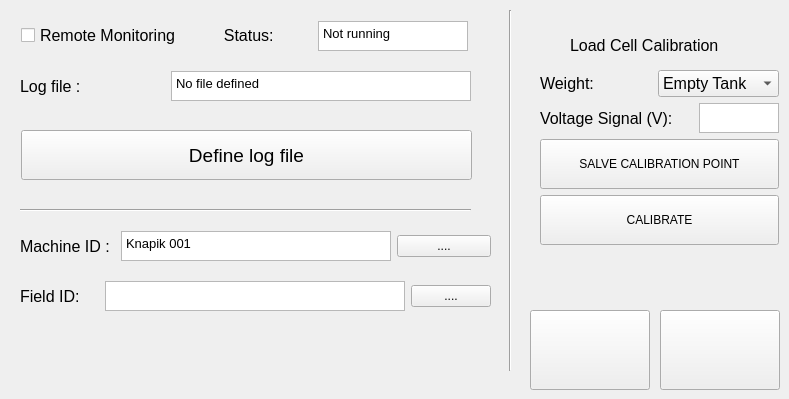
  <widget class="QWidget" name="aux">
   <attribute name="title">
    <string>    CONFIG   02 </string>
   </attribute>
   <widget class="QPushButton" name="bt_back_conf">
    <property name="geometry">
     <rect>
      <x>530</x>
      <y>310</y>
      <width>120</width>
      <height>80</height>
     </rect>
    </property>
    <property name="minimumSize">
     <size>
      <width>120</width>
      <height>80</height>
     </size>
    </property>
    <property name="maximumSize">
     <size>
      <width>120</width>
      <height>80</height>
     </size>
    </property>
    <property name="font">
     <font>
      <pointsize>14</pointsize>
     </font>
    </property>
    <property name="text">
     <string/>
    </property>
    <property name="icon">
     <iconset>
      <normaloff>back.png</normaloff>back.png</iconset>
    </property>
    <property name="iconSize">
     <size>
      <width>64</width>
      <height>64</height>
     </size>
    </property>
   </widget>
   <widget class="QWidget" name="layoutWidget_4">
    <property name="geometry">
     <rect>
      <x>20</x>
      <y>70</y>
      <width>451</width>
      <height>32</height>
     </rect>
    </property>
    <layout class="QHBoxLayout" name="horizontalLayout_6">
     <item>
      <widget class="QLabel" name="label_40">
       <property name="font">
        <font>
         <pointsize>12</pointsize>
        </font>
       </property>
       <property name="text">
        <string>Log file :</string>
       </property>
      </widget>
     </item>
     <item>
      <widget class="QPlainTextEdit" name="ql_logfile">
       <property name="minimumSize">
        <size>
         <width>250</width>
         <height>0</height>
        </size>
       </property>
       <property name="maximumSize">
        <size>
         <width>300</width>
         <height>30</height>
        </size>
       </property>
       <property name="font">
        <font>
         <pointsize>10</pointsize>
        </font>
       </property>
       <property name="plainText">
        <string>No file defined</string>
       </property>
      </widget>
     </item>
    </layout>
   </widget>
   <widget class="QWidget" name="layoutWidget_5">
    <property name="geometry">
     <rect>
      <x>21</x>
      <y>20</y>
      <width>447</width>
      <height>32</height>
     </rect>
    </property>
    <layout class="QHBoxLayout" name="horizontalLayout_15">
     <item>
      <widget class="QCheckBox" name="cb_remote">
       <property name="font">
        <font>
         <pointsize>12</pointsize>
        </font>
       </property>
       <property name="text">
        <string>Remote Monitoring           Status:</string>
       </property>
      </widget>
     </item>
     <item>
      <widget class="QPlainTextEdit" name="ql_remote_status">
       <property name="minimumSize">
        <size>
         <width>150</width>
         <height>0</height>
        </size>
       </property>
       <property name="maximumSize">
        <size>
         <width>100</width>
         <height>30</height>
        </size>
       </property>
       <property name="font">
        <font>
         <pointsize>10</pointsize>
        </font>
       </property>
       <property name="plainText">
        <string>Not running</string>
       </property>
      </widget>
     </item>
    </layout>
   </widget>
   <widget class="Line" name="line_4">
    <property name="geometry">
     <rect>
      <x>20</x>
      <y>200</y>
      <width>451</width>
      <height>20</height>
     </rect>
    </property>
    <property name="orientation">
     <enum>Qt::Horizontal</enum>
    </property>
   </widget>
   <widget class="QWidget" name="layoutWidget_8">
    <property name="geometry">
     <rect>
      <x>20</x>
      <y>230</y>
      <width>471</width>
      <height>32</height>
     </rect>
    </property>
    <layout class="QHBoxLayout" name="horizontalLayout_10">
     <item>
      <widget class="QLabel" name="label_41">
       <property name="font">
        <font>
         <pointsize>12</pointsize>
        </font>
       </property>
       <property name="text">
        <string>Machine ID :</string>
       </property>
      </widget>
     </item>
     <item>
      <widget class="QPlainTextEdit" name="ql_machine_id">
       <property name="minimumSize">
        <size>
         <width>250</width>
         <height>0</height>
        </size>
       </property>
       <property name="maximumSize">
        <size>
         <width>270</width>
         <height>30</height>
        </size>
       </property>
       <property name="font">
        <font>
         <pointsize>10</pointsize>
        </font>
       </property>
       <property name="plainText">
        <string>Knapik 001</string>
       </property>
      </widget>
     </item>
     <item>
      <widget class="QPushButton" name="kbd">
       <property name="text">
        <string>....</string>
       </property>
      </widget>
     </item>
    </layout>
   </widget>
   <widget class="QWidget" name="layoutWidget_9">
    <property name="geometry">
     <rect>
      <x>20</x>
      <y>280</y>
      <width>471</width>
      <height>32</height>
     </rect>
    </property>
    <layout class="QHBoxLayout" name="horizontalLayout_18">
     <item>
      <widget class="QLabel" name="label_42">
       <property name="font">
        <font>
         <pointsize>12</pointsize>
        </font>
       </property>
       <property name="text">
        <string>Field ID:</string>
       </property>
      </widget>
     </item>
     <item>
      <widget class="QPlainTextEdit" name="ql_field_id">
       <property name="minimumSize">
        <size>
         <width>250</width>
         <height>0</height>
        </size>
       </property>
       <property name="maximumSize">
        <size>
         <width>300</width>
         <height>30</height>
        </size>
       </property>
       <property name="font">
        <font>
         <pointsize>10</pointsize>
        </font>
       </property>
       <property name="plainText">
        <string/>
       </property>
      </widget>
     </item>
     <item>
      <widget class="QPushButton" name="kbd1">
       <property name="text">
        <string>....</string>
       </property>
      </widget>
     </item>
    </layout>
   </widget>
   <widget class="QLabel" name="label_43">
    <property name="geometry">
     <rect>
      <x>570</x>
      <y>30</y>
      <width>181</width>
      <height>30</height>
     </rect>
    </property>
    <property name="font">
     <font>
      <pointsize>12</pointsize>
     </font>
    </property>
    <property name="text">
     <string>Load Cell Calibration</string>
    </property>
   </widget>
   <widget class="Line" name="line_6">
    <property name="geometry">
     <rect>
      <x>490</x>
      <y>10</y>
      <width>41</width>
      <height>361</height>
     </rect>
    </property>
    <property name="orientation">
     <enum>Qt::Vertical</enum>
    </property>
   </widget>
   <widget class="QWidget" name="layoutWidget">
    <property name="geometry">
     <rect>
      <x>540</x>
      <y>70</y>
      <width>239</width>
      <height>179</height>
     </rect>
    </property>
    <layout class="QVBoxLayout" name="verticalLayout_2">
     <item>
      <layout class="QHBoxLayout" name="horizontalLayout_17">
       <item>
        <widget class="QLabel" name="lb_cal">
         <property name="font">
          <font>
           <pointsize>12</pointsize>
          </font>
         </property>
         <property name="text">
          <string>Weight:</string>
         </property>
        </widget>
       </item>
       <item>
        <widget class="QComboBox" name="list_cal_wgt">
         <property name="font">
          <font>
           <pointsize>12</pointsize>
          </font>
         </property>
         <item>
          <property name="text">
           <string>Empty Tank</string>
          </property>
         </item>
         <item>
          <property name="text">
           <string>Tank + 5kg </string>
          </property>
         </item>
         <item>
          <property name="text">
           <string>Tank + 10 kg</string>
          </property>
         </item>
         <item>
          <property name="text">
           <string>Tank + 15 kg</string>
          </property>
         </item>
        </widget>
       </item>
      </layout>
     </item>
     <item>
      <layout class="QHBoxLayout" name="horizontalLayout_19">
       <item>
        <widget class="QLabel" name="label_44">
         <property name="font">
          <font>
           <pointsize>12</pointsize>
          </font>
         </property>
         <property name="text">
          <string>Voltage Signal (V):</string>
         </property>
        </widget>
       </item>
       <item>
        <widget class="QPlainTextEdit" name="qd_voltage_cal">
         <property name="minimumSize">
          <size>
           <width>30</width>
           <height>0</height>
          </size>
         </property>
         <property name="maximumSize">
          <size>
           <width>80</width>
           <height>30</height>
          </size>
         </property>
         <property name="font">
          <font>
           <pointsize>10</pointsize>
          </font>
         </property>
         <property name="plainText">
          <string/>
         </property>
        </widget>
       </item>
      </layout>
     </item>
     <item>
      <widget class="QPushButton" name="bt_save_cal">
       <property name="minimumSize">
        <size>
         <width>0</width>
         <height>50</height>
        </size>
       </property>
       <property name="text">
        <string>SALVE CALIBRATION POINT</string>
       </property>
      </widget>
     </item>
     <item>
      <widget class="QPushButton" name="bt_calibrate">
       <property name="minimumSize">
        <size>
         <width>0</width>
         <height>50</height>
        </size>
       </property>
       <property name="text">
        <string>CALIBRATE</string>
       </property>
      </widget>
     </item>
    </layout>
   </widget>
   <widget class="QPushButton" name="bt_define_logfile">
    <property name="geometry">
     <rect>
      <x>21</x>
      <y>130</y>
      <width>451</width>
      <height>50</height>
     </rect>
    </property>
    <property name="minimumSize">
     <size>
      <width>0</width>
      <height>50</height>
     </size>
    </property>
    <property name="maximumSize">
     <size>
      <width>16777215</width>
      <height>50</height>
     </size>
    </property>
    <property name="font">
     <font>
      <pointsize>14</pointsize>
     </font>
    </property>
    <property name="text">
     <string>Define log file</string>
    </property>
    <property name="icon">
     <iconset>
      <normaloff>file.png</normaloff>file.png</iconset>
    </property>
    <property name="iconSize">
     <size>
      <width>32</width>
      <height>32</height>
     </size>
    </property>
   </widget>
   <widget class="QPushButton" name="bt_to_cal">
    <property name="geometry">
     <rect>
      <x>660</x>
      <y>310</y>
      <width>120</width>
      <height>80</height>
     </rect>
    </property>
    <property name="minimumSize">
     <size>
      <width>120</width>
      <height>80</height>
     </size>
    </property>
    <property name="maximumSize">
     <size>
      <width>120</width>
      <height>80</height>
     </size>
    </property>
    <property name="font">
     <font>
      <pointsize>14</pointsize>
     </font>
    </property>
    <property name="text">
     <string/>
    </property>
    <property name="icon">
     <iconset>
      <normaloff>go.png</normaloff>go.png</iconset>
    </property>
    <property name="iconSize">
     <size>
      <width>64</width>
      <height>64</height>
     </size>
    </property>
   </widget>
   <zorder>bt_define_logfile</zorder>
   <zorder>layoutWidget</zorder>
   <zorder>bt_back_conf</zorder>
   <zorder>layoutWidget_4</zorder>
   <zorder>layoutWidget_5</zorder>
   <zorder>line_4</zorder>
   <zorder>layoutWidget_8</zorder>
   <zorder>layoutWidget_9</zorder>
   <zorder>label_43</zorder>
   <zorder>line_6</zorder>
   <zorder>bt_to_cal</zorder>
  </widget>
